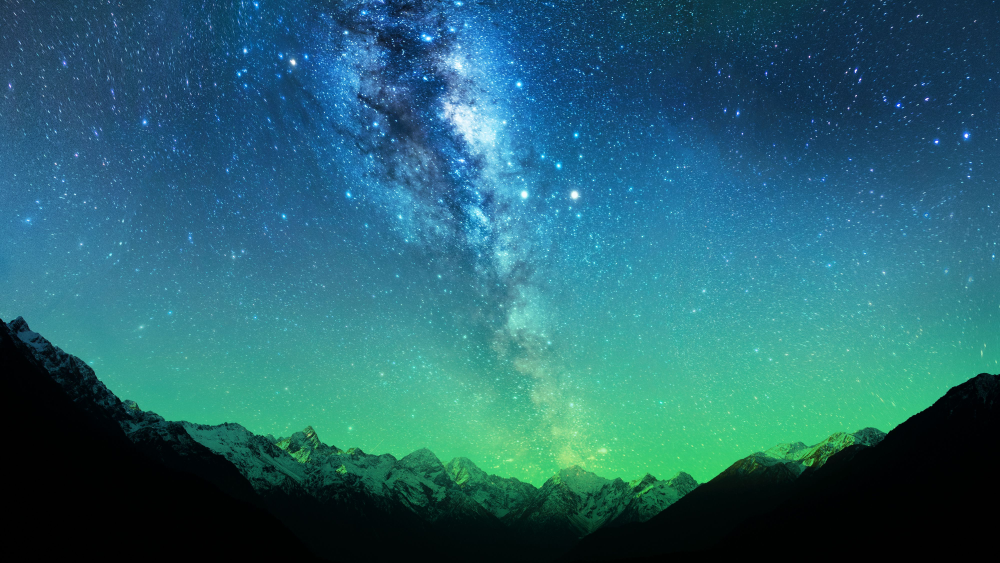
#> input picture galaxy.jpg, 4000 x 2250 px (shown at 1/4 size)
$ jupyter execute Main.ipynb
#> lines starting #> are read from the running program, lines starting #| are printed output that depends on the picture
# <center> IMAGE PROCESSING WITH PYTHON <center>

### OpenCV: Stand for OPEN SOURCE COMPUTER VISION. Its can also be used in other programming languages.

##### Importing libraries

[cell 1]
import cv2

# Reading Image file :- Black N White Image

[cell 2]
img1 = cv2.imread('galaxy.jpg',0) # 1 : RGB ; 0 : B&W ; -1: transparency capability
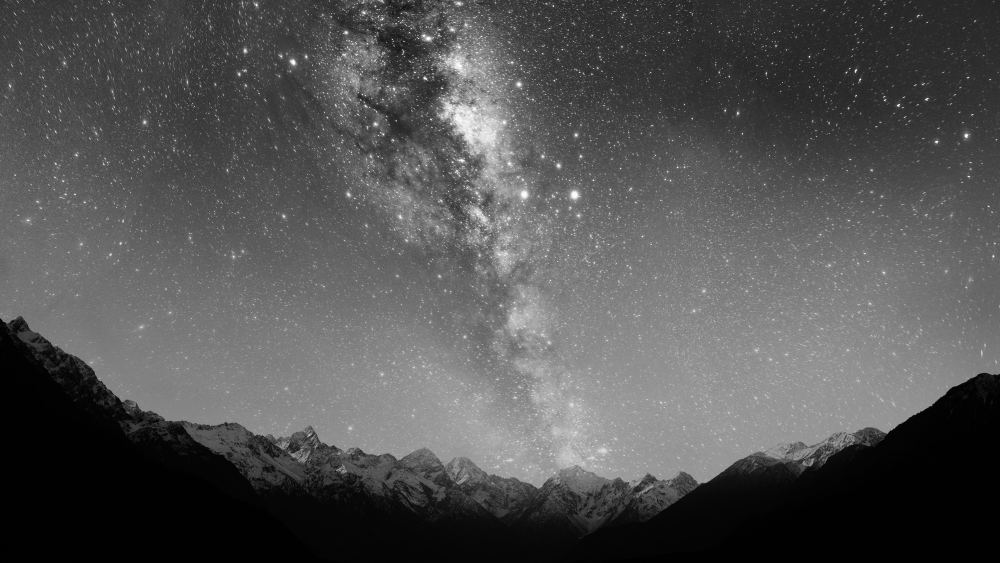
#> img1: shape (2250, 4000) (shown at 1/4 size); min 0, max 255, mean 82.9

[cell 3]
print(type(img1))  # So Image is basically array of pixels
#| <class 'numpy.ndarray'>

###### Acctual Array/Image

[cell 4]
print(img1)
#> (printed output is left out)

[cell 5]
img1.shape
#> Out = (2250, 4000)

##### Shape of the array is 2250 rows and 4000 cols

[cell 6]
print(img1.ndim) # its a 2D array
#| 2

# Now, reading Image in RGB

[cell 7]
img2 = cv2.imread("galaxy.jpg",1)
#> img2 is the input picture: shape (2250, 4000, 3); mean B, G, R 112.1, 100.4, 37.6

[cell 8]
print(img2)
#> (printed output is left out)

### TO SHOW THE IMAGE USE THIS COMMAND :

[cell 9]
cv2.imshow("Galaxy",img1)
cv2.waitKey(0)
cv2.destroyAllWindows()

##### The image is too big to be displayed on the screen to resize the image we use:

[cell 10]
resized_img = cv2.resize(img1,(800,500))
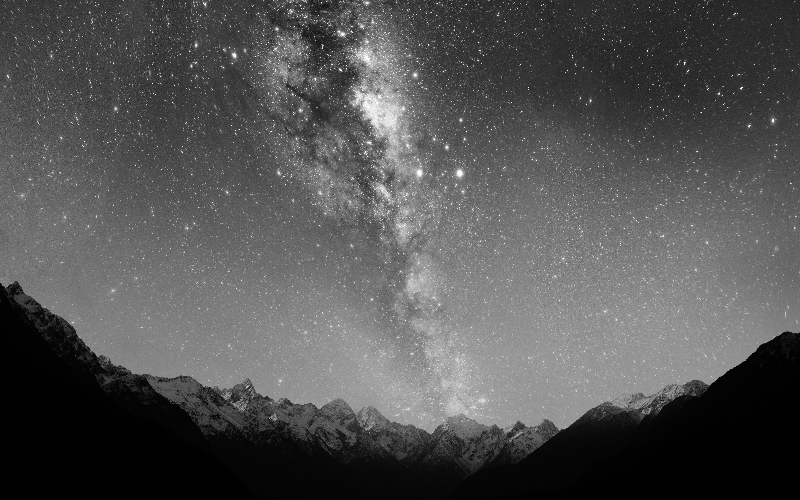
#> resized_img: shape (500, 800); min 0, max 255, mean 83
cv2.imshow("Galaxy_Fit",resized_img)
cv2.waitKey(0)
cv2.destroyAllWindows()

## PUT IMAGE HERE Galaxy_Fit

#### Now lets save the resized image into a new file

[cell 11]
cv2.imwrite("Resized_image.jpg",resized_img) # A new image file is created :D
#> Out = True
